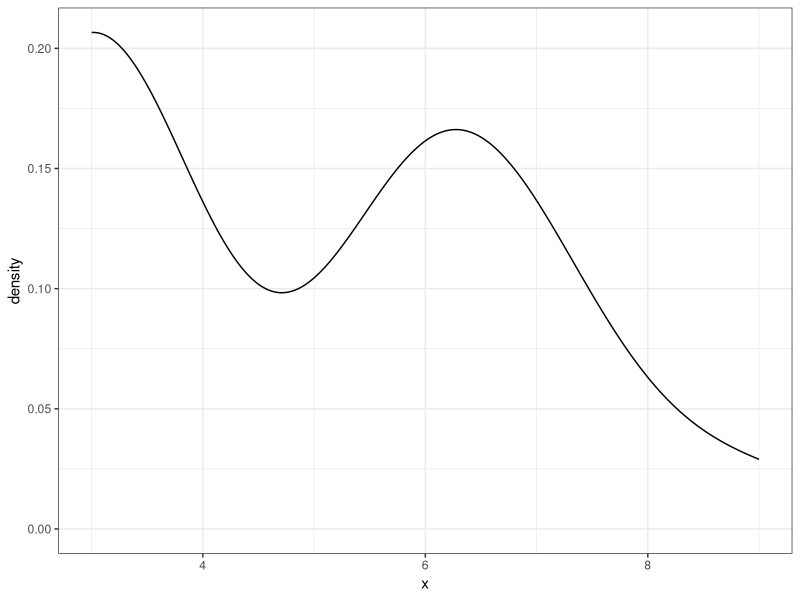
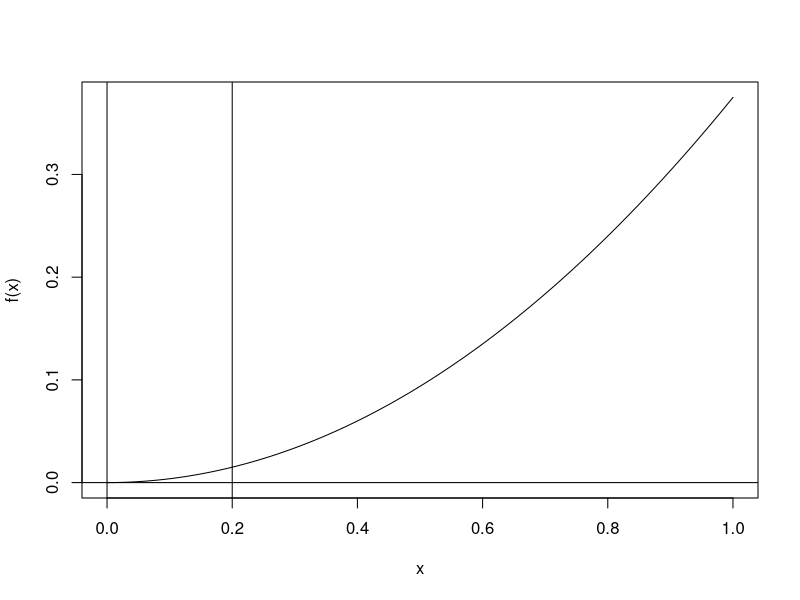
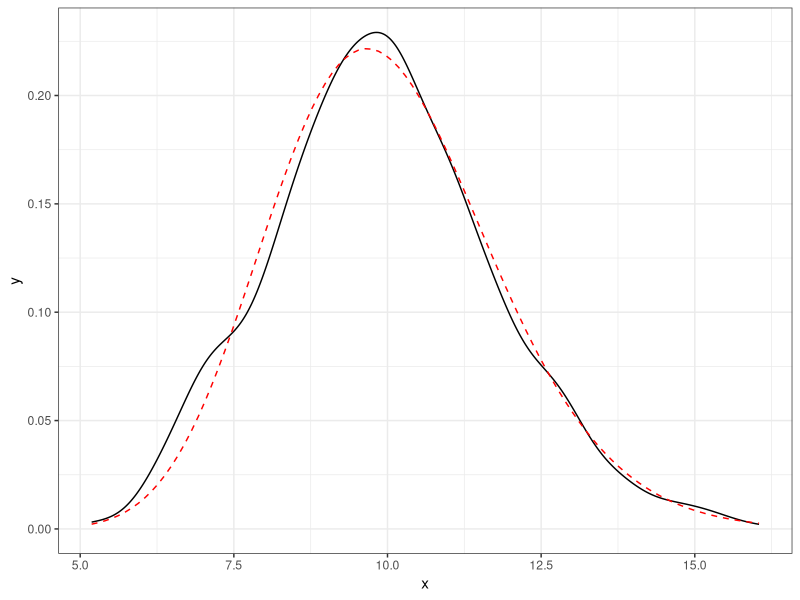
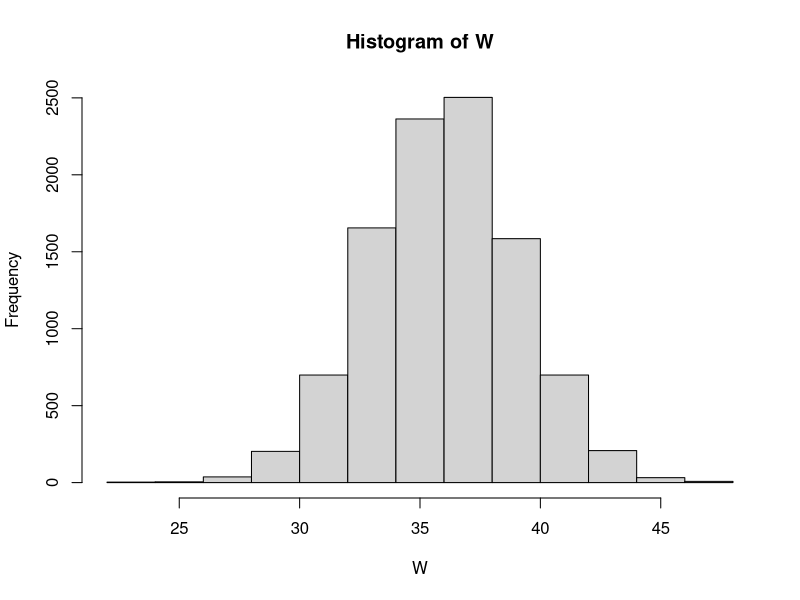
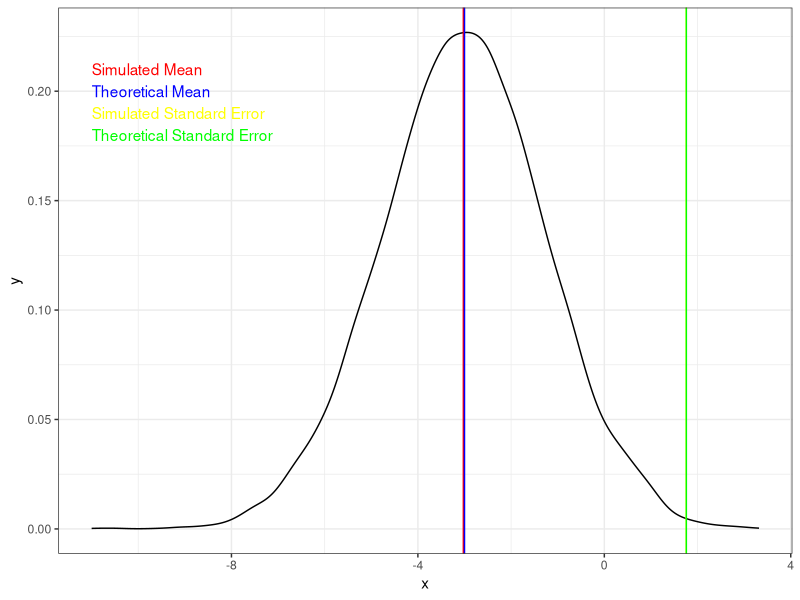
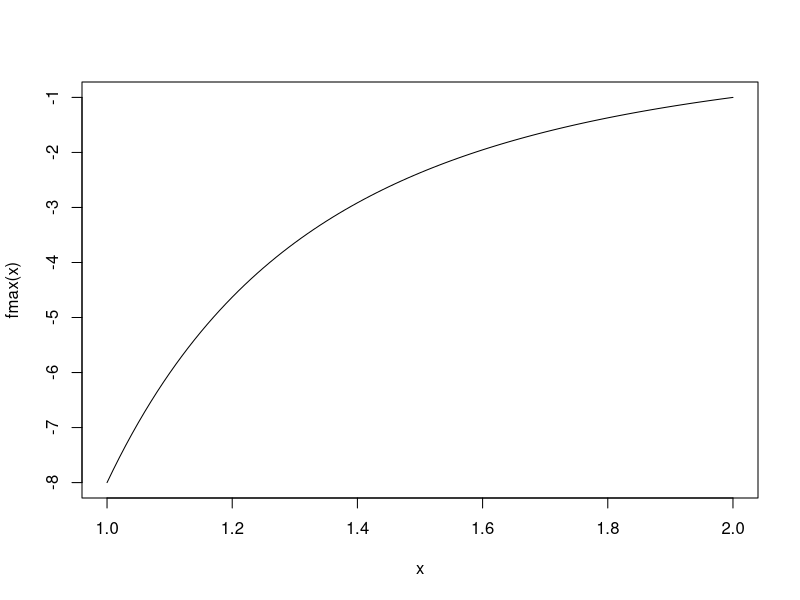

The R source for these figures, in order:
## ---- chunk 1
library(ggplot2)
library(lattice)
## ---- chunk 2
Population <- c(3, 6, 7, 9, 11, 14)
MIN <- apply(combn(Population, 3), 2, min)
MIN
mean(MIN)  # mean of the sampling distribution
# This statistic is an estimate of the population Min (3).
ggplot(data = data.frame(x = MIN), aes(x = x)) + geom_density() + theme_bw()
## ---- chunk 3
f <- function(x){3*x^2/8}
integrate(f, 0, 2)$value # must be 1 for it to be a valid pdf
integrate(f, 0, 1/5)$value

curve(f)
abline(v=0)
abline(v=1/5)
abline(h=0)
## ---- chunk 4
set.seed(13)
sims <- 1000
xbar <- numeric(sims)
for(i in 1:sims){
  xbar[i] <- mean(rexp(30, 1/10))
}
mean(xbar)
mean(xbar >= 12)
library(ggplot2)
ggplot(data = data.frame(x = xbar), aes(x = x)) + geom_density() + theme_bw() + stat_function(fun = dgamma, args = list(30*1, 30/10), lty = "dashed", color = "red")
## ---- chunk 5
set.seed(13)
sims <- 10000
xbar <- numeric(sims)
ybar <- numeric(sims)
for(i in 1:sims){
  xbar[i] <- mean(rnorm(10, 20, 8))
  ybar[i] <- mean(rnorm(15, 16, 7))
}
W <- xbar + ybar
hist(W)
mean(W)  # close to 36
sd(W)    # close to 3.11
mean(W < 40)
foo <- sqrt(8^2/10 + 7^2/15)
# Exact answer
pnorm(40, 36, foo)

## ---- chunk 6
set.seed(13)
sims <- 10000
xbar <- numeric(sims)
ybar <- numeric(sims)
for(i in 1:sims){
  xbar[i] <- mean(rnorm(9, 7, 3))
  ybar[i] <- mean(rnorm(12, 10, 5))
}
W <- xbar - ybar
ggplot(data = data.frame(x = W), aes(x = x)) + geom_density() + theme_bw() + geom_vline(xintercept = mean(W), color="red") + geom_vline(xintercept=-3, color="blue") + geom_vline(xintercept=sd(W), color="yellow") + geom_vline(xintercept=1.76, color="green") + annotate("text",x=-11,y=c(.21,.2,.19,.18),label=c("Simulated Mean","Theoretical Mean", "Simulated Standard Error", "Theoretical Standard Error"),hjust=0,color=c("red", "blue", "yellow", "green"))
mean(W)  # close to -3
sd(W)    # close to 1.76
mean(W < -1.5)
# Exact answer
pnorm(-1.5, -3, sqrt(3^2/9 + 5^2/12))
## ---- chunk 7
set.seed(13)
sims <- 10000
WE2 <- numeric(sims)
WE4 <- numeric(sims)
WE5 <- numeric(sims)

for (i in 1:sims) {
  WE2[i] <- sum(rnorm(2)^2)
  WE4[i] <- sum(rnorm(4)^2)
  WE5[i] <- sum(rnorm(5)^2)
}

mean(WE2)
mean(WE4)
mean(WE5)
var(WE2)
var(WE4)
var(WE5)
## ---- chunk 8
set.seed(13)
sims <- 10000
WE <- numeric(sims)
for(i in 1:sims){
  WE[i] <- sum(rexp(20, 2))
}
mean(WE)
var(WE)
mean(WE <= 10)
## ---- chunk 9
# f <- function(x){2/x^2}
fmax <- function(x){2*(-2/x)^(2-1) * 2/x^2}
curve(fmax, from=1,to=2)
integrate(fmax, 1, 2)
#curve(f, from=1, to=2)
#ans <- integrate(f, 0.92, 1)$value
#ans
